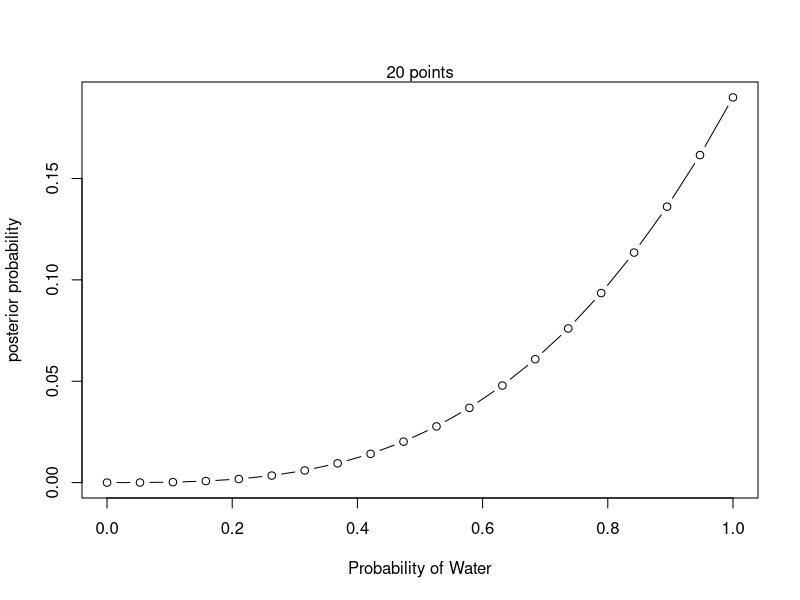

Generate this figure with R:
# chapter 2 problems
# 2M1 
# (1) W, W, W

# define W (# of "successes")
w <- 3

# define N, number of trials
N <- 3

# define grid
p_grid <- seq(from=0, to=1, length.out=20)

# define prior
prior <- rep(1,20)

# compute likelihood at each value in grid
likelihood <- dbinom(w, size=N, prob=p_grid)

# compute posterior, or product of likelihood & prior
unstd.posterior <- likelihood * prior

# standardize prior so it sums to 1
posterior <- unstd.posterior/sum(unstd.posterior)

# plot 
plot(p_grid, posterior, type="b",
     xlab="Probability of Water", ylab="posterior probability")
mtext("20 points")

# (2) W, W, W, L
# repeat above except:
N <- 4

# (3) L, W, W, L, W, W, W
w <- 5
N <- 7

# 2M2 prior = 0 when p < 0.5 and positive when p >= 0.5
prior <- ifelse(p_grid >= 0.5, 1, 0)

# 2M3 Two globes, one earth and one mars. 
# pEarth = 0.70 for water; 0.3 for land
# pMars for water = 0, 1 for land

# Use Bayes' theorem! 
# Pr(Earth|land) = P(land|Earth) * P(Earth) / Pr(Land)
# P(land|Earth) = 0.3
# P(Earth) = 0.5 (either Mars or Earth)
# Pr(Land) = avg of likelihood for each scenario
# so calculate likelihood on Earth, then likelihood on Mars, and avg

pr.land <- (dbinom(1, 1, 0.3) + dbinom(1, 1, 1))/2 
print(pr.land)

# plug
pr.earth_land = 0.3 * 0.5 / pr.land
print(pr.earth_land)

# 2M4: 3 cards 



## 2H1

# find posterior for plausibility of each pandas species following the first birth of twins
species.1.likelihood <- .1
species.2.likelihood <- .2
likelihood <- c(species.1.likelihood, species.2.likelihood)
prior <- c(1, 1)
unstandardized.posterior <- likelihood * prior
posterior <- unstandardized.posterior / sum(unstandardized.posterior)

# probability next birth is set of twins
posterior[1] * .1 + posterior[2] * .2


